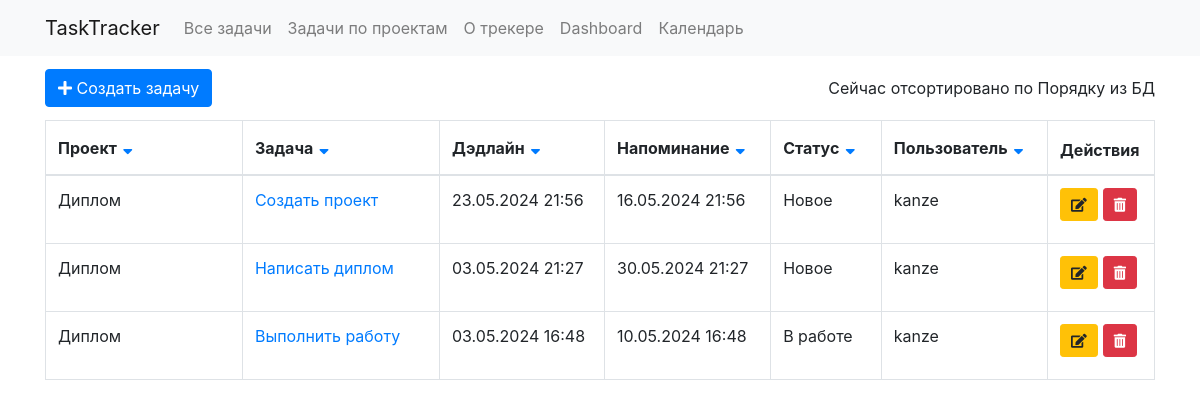
/home/, run on the app's committed database.
### tasktrackerapp/models.py (models this page shows, shortened)
class Task(models.Model):
    project = models.ForeignKey(Project, on_delete=models.CASCADE)
    title = models.CharField(max_length=200)
    description = models.TextField(blank=True, null=True)
    created_date= models.DateTimeField(blank=True, null=True)
    deadline = models.DateTimeField(blank=True, null=True)
    reminder = models.DateTimeField(blank=True, null=True)
    status = models.ForeignKey(TaskStatus, null=True, blank=True, on_delete=models.CASCADE)
    task_user = models.ForeignKey(User, on_delete=models.CASCADE)

class Project(models.Model):
    name = models.CharField(max_length=100)
    description = models.TextField(blank=True)
    def __str__(self):
        return self.name

class TaskStatus(models.Model):
    name = models.CharField(max_length=50)
    def __str__(self):
        return self.name

### tasktrackerapp/views.py (the view, shortened to what this page needs)
# urls.py: path('home/', views.all_tasks, name='all_tasks_page'), #страница с таблицей всех задач
def all_tasks(request):
    data_of_tasks = Task.objects.all()
    sort_by = request.GET.get('sort_by')
    if request.method == "GET":
        if sort_by == 'None' or sort_by is None:
            sort_by = 'Порядок из БД'
        elif sort_by != 'Порядок из БД':
            if sort_by == 'project': #Нужно отдельно прописать сортировку для названий проекта, так как .order_by просортировала бы по id проектов
                data_of_tasks = Task.objects.all().order_by('project__name')
            else:
                data_of_tasks = Task.objects.all().order_by(sort_by)
    context = {'data': data_of_tasks,
               'sort_by': sort_by,
               }
    return render(request, 'all_tasks.html', context)

### tasktrackerapp/templates/all_tasks.html (shortened to what this page needs)
{% extends 'head.html' %}
{% block content %}
<form method="post" action=".">
    <div class="button-container-top">
        <button name="createTask" class="btn btn-primary">
            <i class="fas fa-plus"></i> Создать задачу
        </button>
        {% include 'widget_to_show_sort_type.html' %}
    </div>
    <div class="table-responsive">
        <table class="table table-bordered">
            <thead>
                <tr>
                    <th scope="col" style="width: 18%;">
                        <div class="header-with-button">
                            <span class="header-title">Проект</span>
                            <button type="submit" name="orderTasks" value="project" class="btn btn-link">
                                <i class="fas fa-sort-down"></i>
                            </button>
                        </div>
                    </th>
                    <th scope="col" style="width: 18%;">
                        <div class="header-with-button">
                            <span class="header-title">Задача</span>
                            <button type="submit" name="orderTasks" value="title" class="btn btn-link">
                                <i class="fas fa-sort-down"></i>
                            </button>
                        </div>
                    </th>
                    <th scope="col" style="width: 15%;">
                        <div class="header-with-button">
                            <span class="header-title">Дэдлайн</span>
                            <button type="submit" name="orderTasks" value="deadline" class="btn btn-link">
                                <i class="fas fa-sort-down"></i>
                            </button>
                        </div>
                    </th>
                    <th scope="col" style="width: 15%;">
                        <div class="header-with-button">
                            <span class="header-title">Напоминание</span>
                            <button type="submit" name="orderTasks" value="reminder" class="btn btn-link">
                                <i class="fas fa-sort-down"></i>
                            </button>
                        </div>
                    </th>
                    <th scope="col" style="width: 10%;">
                        <div class="header-with-button">
                            <span class="header-title">Статус</span>
                            <button type="submit" name="orderTasks" value="status" class="btn btn-link">
                                <i class="fas fa-sort-down"></i>
                            </button>
                        </div>
                    </th>
                    <th scope="col" style="width: 15%;">
                        <div class="header-with-button">
                            <span class="header-title">Пользователь</span>
                            <button type="submit" name="orderTasks" value="task_user" class="btn btn-link">
                                <i class="fas fa-sort-down"></i>
                            </button>
                        </div>
                    </th>
                    <th scope="col" style="width: 9%;">Действия</th>
                </tr>
            </thead>
            <tbody>
                {% for task in data %}
                <tr>
                    <td>{{ task.project }}</td>
                    <td><a href="{% url 'task_info_page' task_id=task.id %}?prev_page=/home">{{ task.title }}</a></td>
                    <td>{{ task.deadline|date:"d.m.Y H:i" }}</td>
                    <td>{{ task.reminder|date:"d.m.Y H:i" }}</td>
                    <td>{{ task.status }}</td>
                    <td>{{ task.task_user }}</td>
                    <td>
                        <div class="button-container">
                            <button name="editTask" value={{ task.id }} class="btn btn-warning btn-sm">
                                <i class="fas fa-edit"></i>
                            </button>
                            <button name="deleteTask" value={{ task.id }} class="btn btn-danger btn-sm">
                                <i class="fas fa-trash-alt"></i>
                            </button>
                        </div>
                    </td>
                </tr>
                {% endfor %}
            </tbody>
        </table>
    </div>
</form>
{% endblock content %}

### tasktrackerapp/templates/head.html (shortened to what this page needs)
{% load static %}
<!DOCTYPE html>
<html lang="ru">
<head>
    <link href="https://stackpath.bootstrapcdn.com/bootstrap/4.5.2/css/bootstrap.min.css" rel="stylesheet">
    <link href="https://cdnjs.cloudflare.com/ajax/libs/font-awesome/5.15.4/css/all.min.css" rel="stylesheet">
    <link href="{% static 'css/styles.css' %}" rel="stylesheet">
</head>
<body>
  <nav class="navbar navbar-expand-lg navbar-light bg-light">
    <div class="container">
      <a class="navbar-brand">TaskTracker</a>
      <div class="collapse navbar-collapse" id="navbarNav">
        <ul class="navbar-nav">
          <li class="nav-item">
            <a class="nav-link" href="{% url 'all_tasks_page' %}">Все задачи</a>
          </li>
          <li class="nav-item">
            <a class="nav-link" href="{% url 'projects_page' %}">Задачи по проектам</a>
          </li>
          <li class="nav-item">
            <a class="nav-link" href="{% url 'about_page' %}"></i> О трекере</a>
          </li>
          <li class="nav-item">
            <a class="nav-link" href="{% url 'nullboard' %}"></i> Dashboard</a>
          </li>
          <li class="nav-item">
            <a class="nav-link" href="{% url 'calendar' %}"></i> Календарь</a>
          </li>
        </ul>
      </div>
    </div>
  </nav>
  <div class="container">
    {% block content %}
    {% endblock content %}
  </div>
</body>
</html>

### tasktrackerapp/templates/widget_to_show_sort_type.html
{% if sort_by == 'title' %}
<p> Сейчас отсортировано по Задаче</p>
{% elif sort_by == 'deadline' %}
<p> Сейчас отсортировано по Дэдлайну</p>
{% elif sort_by == 'status' %}
<p> Сейчас отсортировано по Статусу</p>
{% elif sort_by == 'reminder' %}
<p> Сейчас отсортировано по Напоминанию</p>
{% elif sort_by == 'task_user' %}
<p> Сейчас отсортировано по Пользователю</p>
{% else %}
<p> Сейчас отсортировано по Порядку из БД</p>
{% endif %}

### tasktrackerapp/static/css/styles.css (style rules this page uses)
.header-with-button { display: flex; align-items: center; }
.header-with-button button { padding: 0.1rem 0.3rem; line-height: 1.5; }
.header-title { margin-right: 0px !important; }
.button-container, .button-container-top { display: flex; align-items: center; margin-bottom: 10px; }
.button-container-top { margin-top: 10px; justify-content: space-between; }
.button-container-top p { align-items: center; float: right; margin-left: auto; margin-bottom: 10px; margin-top: 10px; }
.button-container button { padding: 5px 10px; font-size: 14px; margin-right: 5px; }
table { background-color: white; }

### data on the page
Task: project "Диплом", title "Создать проект", deadline "23.05.2024 21:56", reminder "16.05.2024 21:56", status "Новое", task_user "kanze", {{ task.id }} 50 (drawn)
Task: project "Диплом", title "Написать диплом", deadline "03.05.2024 21:27", reminder "30.05.2024 21:27", status "Новое", task_user "kanze", {{ task.id }} 52 (drawn)
Task: project "Диплом", title "Выполнить работу", deadline "03.05.2024 16:48", reminder "10.05.2024 16:48", status "В работе", task_user "kanze", {{ task.id }} 53 (drawn)
